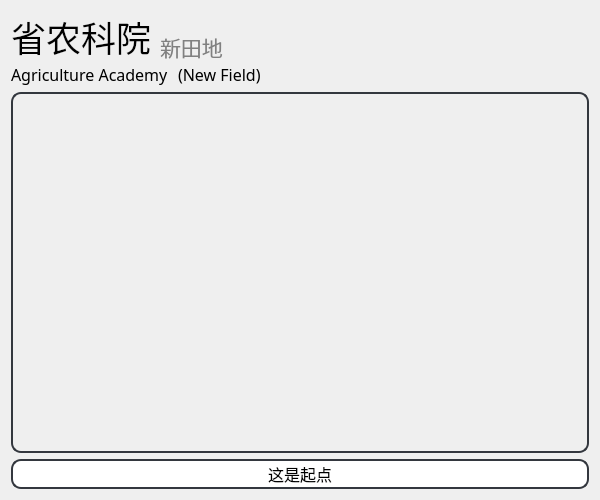
<?xml version="1.0" encoding="UTF-8"?>
<ui version="4.0">
 <class>searched_dialog</class>
 <widget class="QDialog" name="searched_dialog">
  <property name="geometry">
   <rect>
    <x>0</x>
    <y>0</y>
    <width>600</width>
    <height>500</height>
   </rect>
  </property>
  <property name="font">
   <font>
    <family>黑体</family>
    <pointsize>12</pointsize>
   </font>
  </property>
  <property name="windowTitle">
   <string>鹅山通</string>
  </property>
  <property name="windowIcon">
   <iconset>
    <normaloff>icon.svg</normaloff>icon.svg</iconset>
  </property>
  <property name="layoutDirection">
   <enum>Qt::RightToLeft</enum>
  </property>
  <layout class="QVBoxLayout" stretch="1,6,1">
   <item>
    <layout class="QHBoxLayout" name="horizontalLayout_2" stretch="100,100,500">
     <property name="spacing">
      <number>0</number>
     </property>
     <item>
      <layout class="QVBoxLayout" name="number_1">
       <property name="leftMargin">
        <number>3</number>
       </property>
       <property name="rightMargin">
        <number>3</number>
       </property>
      </layout>
     </item>
     <item>
      <layout class="QVBoxLayout" name="number_2">
       <property name="leftMargin">
        <number>3</number>
       </property>
       <property name="rightMargin">
        <number>3</number>
       </property>
      </layout>
     </item>
     <item>
      <layout class="QVBoxLayout" name="verticalLayout">
       <item>
        <layout class="QHBoxLayout" name="horizontalLayout_3">
         <item>
          <widget class="QLabel" name="subNameChinese">
           <property name="font">
            <font>
             <family>黑体</family>
             <pointsize>16</pointsize>
            </font>
           </property>
           <property name="styleSheet">
            <string notr="true">color: gray;</string>
           </property>
           <property name="text">
            <string>新田地</string>
           </property>
           <property name="alignment">
            <set>Qt::AlignBottom|Qt::AlignLeading|Qt::AlignLeft</set>
           </property>
          </widget>
         </item>
         <item>
          <widget class="QLabel" name="a1">
           <property name="sizePolicy">
            <sizepolicy hsizetype="Fixed" vsizetype="Expanding">
             <horstretch>0</horstretch>
             <verstretch>0</verstretch>
            </sizepolicy>
           </property>
           <property name="text">
            <string/>
           </property>
          </widget>
         </item>
         <item>
          <widget class="QLabel" name="nameChinese">
           <property name="sizePolicy">
            <sizepolicy hsizetype="Fixed" vsizetype="Expanding">
             <horstretch>0</horstretch>
             <verstretch>0</verstretch>
            </sizepolicy>
           </property>
           <property name="font">
            <font>
             <family>黑体</family>
             <pointsize>26</pointsize>
             <weight>50</weight>
             <bold>false</bold>
             <underline>false</underline>
            </font>
           </property>
           <property name="text">
            <string>省农科院</string>
           </property>
           <property name="textFormat">
            <enum>Qt::AutoText</enum>
           </property>
           <property name="alignment">
            <set>Qt::AlignBottom|Qt::AlignLeading|Qt::AlignLeft</set>
           </property>
          </widget>
         </item>
        </layout>
       </item>
       <item>
        <layout class="QHBoxLayout" name="horizontalLayout_4">
         <item>
          <widget class="QLabel" name="subNameEnglish">
           <property name="sizePolicy">
            <sizepolicy hsizetype="Expanding" vsizetype="Expanding">
             <horstretch>0</horstretch>
             <verstretch>0</verstretch>
            </sizepolicy>
           </property>
           <property name="font">
            <font>
             <family>微软雅黑 Light</family>
             <pointsize>12</pointsize>
            </font>
           </property>
           <property name="styleSheet">
            <string notr="true"/>
           </property>
           <property name="text">
            <string>(New Field)</string>
           </property>
           <property name="alignment">
            <set>Qt::AlignBottom|Qt::AlignLeading|Qt::AlignLeft</set>
           </property>
          </widget>
         </item>
         <item>
          <widget class="QLabel" name="a2">
           <property name="sizePolicy">
            <sizepolicy hsizetype="Fixed" vsizetype="Expanding">
             <horstretch>0</horstretch>
             <verstretch>0</verstretch>
            </sizepolicy>
           </property>
           <property name="text">
            <string/>
           </property>
          </widget>
         </item>
         <item>
          <widget class="QLabel" name="nameEnglish">
           <property name="sizePolicy">
            <sizepolicy hsizetype="Fixed" vsizetype="Expanding">
             <horstretch>0</horstretch>
             <verstretch>0</verstretch>
            </sizepolicy>
           </property>
           <property name="font">
            <font>
             <family>微软雅黑 Light</family>
             <pointsize>12</pointsize>
             <weight>50</weight>
             <bold>false</bold>
            </font>
           </property>
           <property name="text">
            <string>Agriculture Academy</string>
           </property>
           <property name="textFormat">
            <enum>Qt::AutoText</enum>
           </property>
           <property name="alignment">
            <set>Qt::AlignBottom|Qt::AlignLeading|Qt::AlignLeft</set>
           </property>
          </widget>
         </item>
        </layout>
       </item>
      </layout>
     </item>
    </layout>
   </item>
   <item>
    <widget class="QScrollArea" name="scrollArea">
     <property name="sizePolicy">
      <sizepolicy hsizetype="Expanding" vsizetype="Expanding">
       <horstretch>0</horstretch>
       <verstretch>0</verstretch>
      </sizepolicy>
     </property>
     <property name="font">
      <font>
       <family>黑体</family>
       <pointsize>12</pointsize>
      </font>
     </property>
     <property name="layoutDirection">
      <enum>Qt::LeftToRight</enum>
     </property>
     <property name="styleSheet">
      <string notr="true">#scrollArea {
	border-radius: 10px;
	border: 2px solid #33373E;
	border-style: solid;
	padding: 10px;
}
QScrollBar:vertical {
border: none;
width: 10px;
margin: 0px 0 0px 0;
}
QScrollBar::handle:vertical {
background: Gainsboro;
min-height: 20px;
border-radius: 5px;
border: none;
}
QScrollBar::add-line:vertical {
border: 0px solid grey;
height: 0px;
subcontrol-position: bottom;
subcontrol-origin: margin;
}
QScrollBar::sub-line:vertical {
border: 0px solid grey;
height: 0px;
subcontrol-position: top;
subcontrol-origin: margin;
}
QScrollBar::add-page:vertical, QScrollBar::sub-page:vertical {
background: none;
width: 0px;
height: 0px;
}
QScrollBar::handle:vertical:hover,QScrollBar::handle:vertical:pressed{
background: rgb(209, 209, 209);
min-height: 20px;
border-radius: 5px;
border: none;
}</string>
     </property>
     <property name="horizontalScrollBarPolicy">
      <enum>Qt::ScrollBarAlwaysOff</enum>
     </property>
     <property name="widgetResizable">
      <bool>true</bool>
     </property>
     <widget class="QWidget" name="scrollAreaWidgetContents">
      <property name="geometry">
       <rect>
        <x>0</x>
        <y>0</y>
        <width>558</width>
        <height>319</height>
       </rect>
      </property>
      <property name="layoutDirection">
       <enum>Qt::LeftToRight</enum>
      </property>
     </widget>
    </widget>
   </item>
   <item>
    <layout class="QHBoxLayout" name="horizontalLayout" stretch="1">
     <item>
      <widget class="QPushButton" name="start">
       <property name="sizePolicy">
        <sizepolicy hsizetype="Preferred" vsizetype="Fixed">
         <horstretch>0</horstretch>
         <verstretch>0</verstretch>
        </sizepolicy>
       </property>
       <property name="minimumSize">
        <size>
         <width>0</width>
         <height>30</height>
        </size>
       </property>
       <property name="font">
        <font>
         <family>黑体</family>
         <pointsize>12</pointsize>
        </font>
       </property>
       <property name="styleSheet">
        <string notr="true">QPushButton {
	border-radius: 10px;
	border: 2px solid #33373E;
    background-color: #FFFFFF;    
}
QPushButton:hover {
    background-color: rgb(209, 209, 209); 
}
QPushButton:pressed {
    background-color: rgb(190, 190, 190); 
}</string>
       </property>
       <property name="text">
        <string>这是起点</string>
       </property>
      </widget>
     </item>
    </layout>
   </item>
  </layout>
 </widget>
 <resources/>
 <connections/>
</ui>
